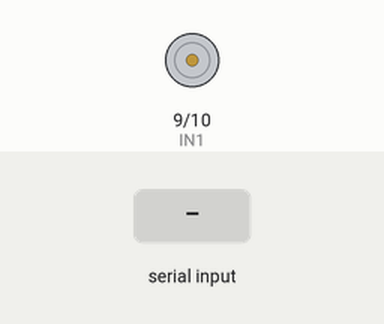
Simulated run of this sketch. Board: Arduino Uno, built with avr-gcc and run on an emulated ATmega328P. Shown: motor-driver pin pairs drawn as motors (green arrow = first pin HIGH = forward, orange = second pin HIGH = backward, longer = more drive, scaled by the enable pin). The inputs (shaded band) are chosen by the test bench.

Above: at 1.2 s.
1.3 s: "F" received over Serial
At 1.6 s:
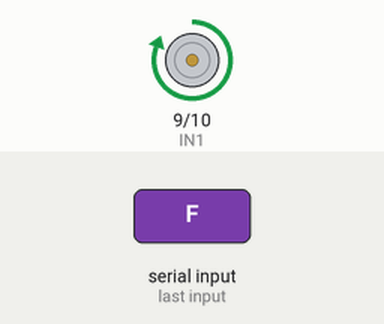
2.8 s: "S" received over Serial
At 3.9 s:
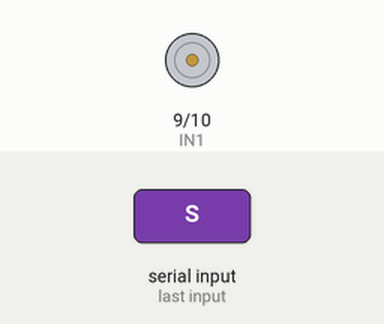
4.3 s: "B" received over Serial
At 5.1 s:
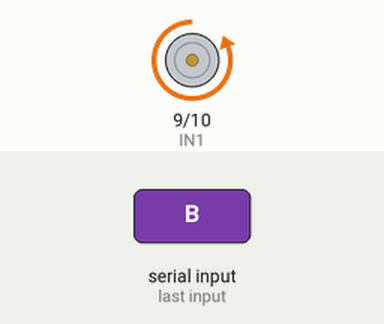
5.8 s: "S" received over Serial
At 6.2 s:
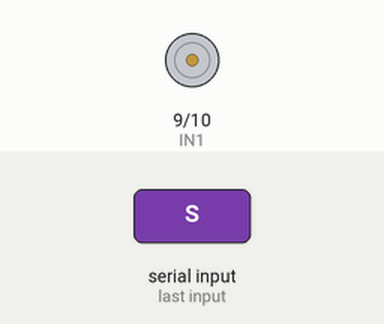
Timing chart, 0 to 8.3 s (numbered marks = the images above; inputs shaded):
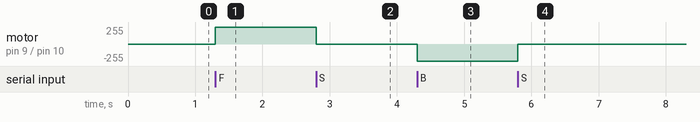

The sketch:

MotorL298.ino
```cpp
#include<AFMotor.h>

AF_DCMotor motor(1);

const int ENA = 8;
const int IN1 = 9;
const int IN2 = 10;

char entrada = 'F';


void setup() {


  Serial.begin(9600);

  pinMode(ENA, OUTPUT);
  pinMode(IN1, OUTPUT);
  pinMode(IN2, OUTPUT);
  digitalWrite(ENA, LOW);


}

void loop() {

  if(Serial.available() >0){
    // lo que reciba del teclado, se guardarà en la variable comando
    entrada = Serial.read();

    switch(entrada){
      case 'F':
            digitalWrite(IN1, HIGH);
            digitalWrite(IN2, LOW);
            digitalWrite(ENA, HIGH);
        break;

        case 'S':
          // MOtor no gira
            digitalWrite(ENA,LOW);

         break;

         case 'B':
          digitalWrite(IN1,LOW);
          digitalWrite(IN2,HIGH);
          digitalWrite(ENA, HIGH);

         break;

      }
    delay(500);
    }
  }

  // motor gira en sentido inverso
```

Measured:
- after the input at 1.3 s, motor on pin 9 (IN1) / pin 10 (IN2): stopped → forward 255/255 at once
- after the input at 2.8 s, motor on pin 9 (IN1) / pin 10 (IN2): forward 255/255 → stopped at once
- after the input at 4.3 s, motor on pin 9 (IN1) / pin 10 (IN2): stopped → backward 255/255 at once
- after the input at 5.8 s, motor on pin 9 (IN1) / pin 10 (IN2): backward 255/255 → stopped at once
